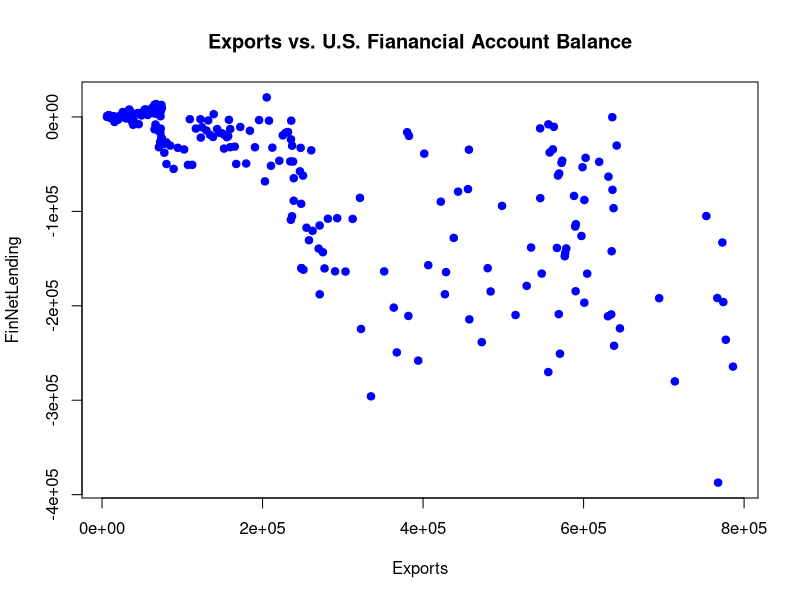
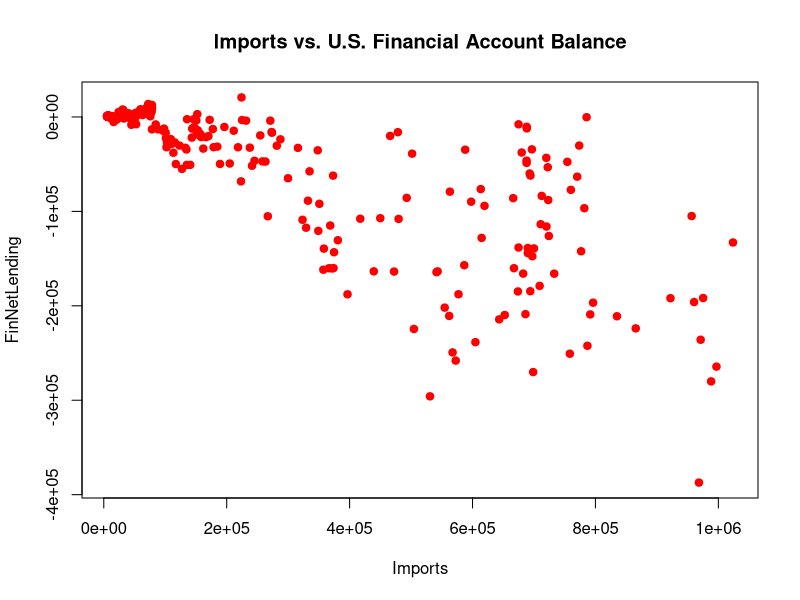
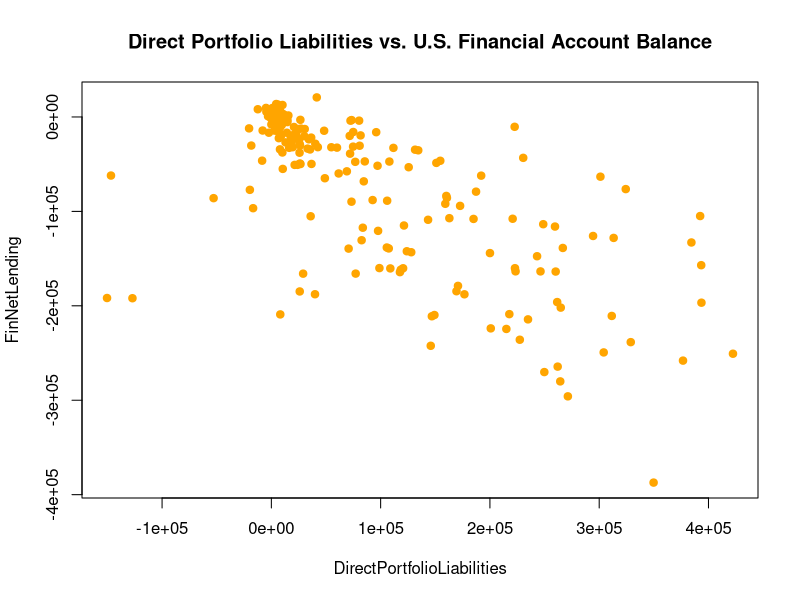
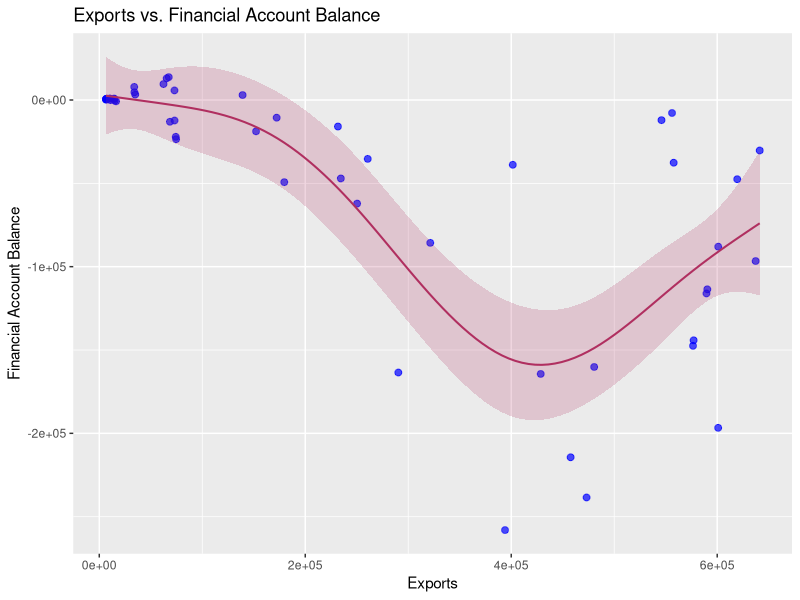
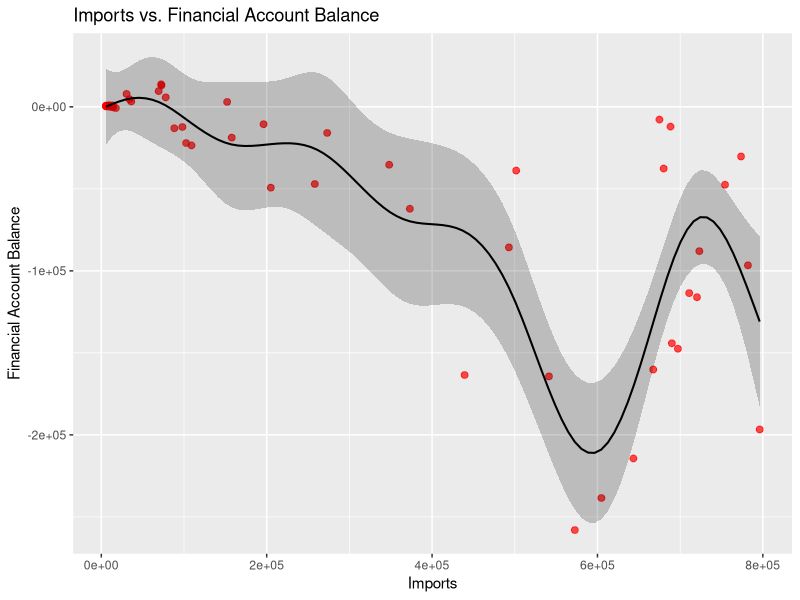
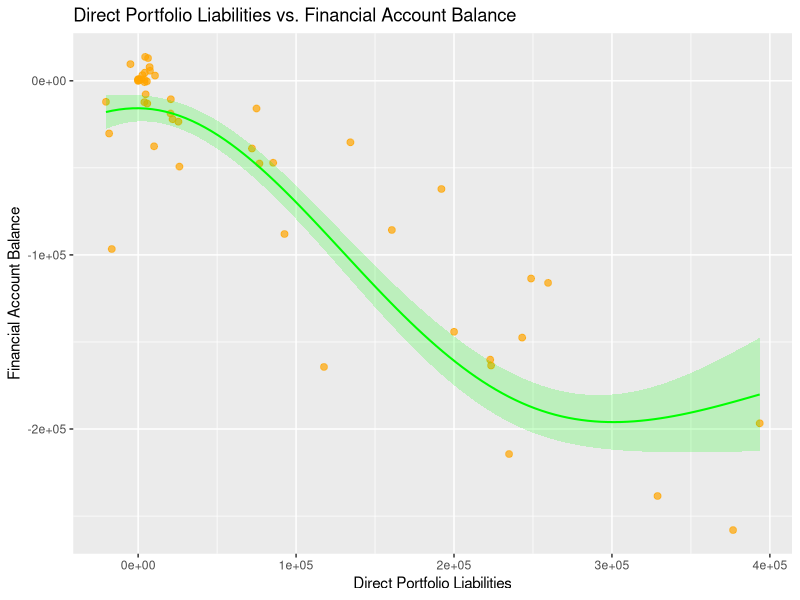
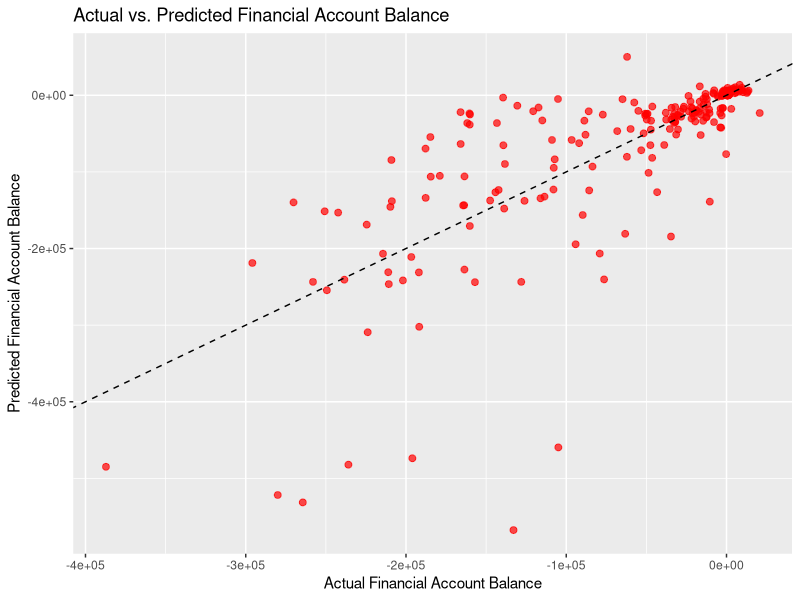
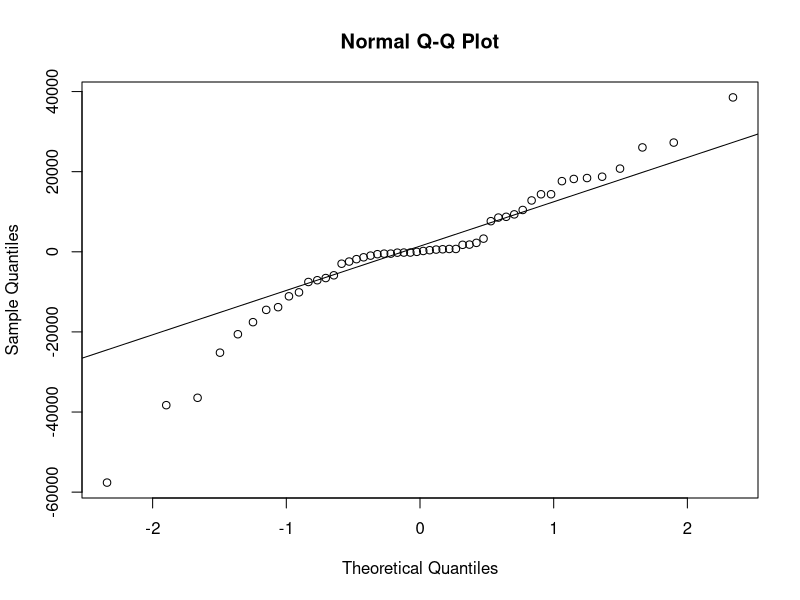

Reproduce these figures in R, in order.
## ---- chunk 1
knitr::opts_chunk$set(echo = TRUE)
## ---- chunk 2
FinanceData <- read.csv("FinanceData.csv")
names(FinanceData)
## ---- chunk 3
plot(FinNetLending~Exports, data=FinanceData, main='Exports vs. U.S. Fianancial Account Balance', pch=19, col='blue')
plot(FinNetLending~Imports, data=FinanceData, main='Imports vs. U.S. Financial Account Balance', pch=19, col='red')
plot(FinNetLending~DirectPortfolioLiabilities, data=FinanceData, main='Direct Portfolio Liabilities vs. U.S. Financial Account Balance', pch=19, col='orange')
## ---- chunk 4
set.seed(123)
trainIndices <- sample(1:nrow(FinanceData), size = 0.6 * nrow(FinanceData)) # Taking sample of 60% of data for training
trainData <- FinanceData[trainIndices, ]
remainingIndices <- setdiff(1:nrow(FinanceData), trainIndices)
validationIndices <- sample(remainingIndices, size = 0.5 * length(remainingIndices)) # 20% sample for validation 
validationData <- FinanceData[validationIndices, ]
testIndices <- setdiff(remainingIndices, validationIndices) # 20% sample for testing
testData <- FinanceData[testIndices, ]
## ---- chunk 5
suppressPackageStartupMessages(library(mgcv))
suppressWarnings(suppressPackageStartupMessages(library(mgcv)))
library(mgcv)
fullGam <- gam(FinNetLending ~ s(Exports) + s(Imports) + s(DirectPortfolioLiabilities) + s(Period) + s(DirectInvestmentLiabilities) + s(DirectInvestmentLiabilities) + s(ReserveAssets) + s(DirectInvestmentAssets), data=trainData)
reducedGam1 <- gam(FinNetLending ~ s(Exports) + s(Imports) + s(DirectInvestmentAssets) + s(DirectPortfolioLiabilities), data=trainData)
finalReducedGam<- gam(FinNetLending ~ s(Exports) + s(Imports) + s(DirectPortfolioLiabilities), data=trainData)
summary(finalReducedGam)
## ---- chunk 6
library(Metrics)
validationGam <- gam(FinNetLending ~ s(Exports, k=6) + s(Imports, k=9) + s(DirectPortfolioLiabilities, k=4), data=validationData)
summary(validationGam)
validationPrediction <- predict(validationGam, newdata=validationData)
rmse(validationData$FinNetLending, validationPrediction)
## ---- chunk 7
testGam <- gam(FinNetLending ~ s(Exports, k=6) + s(Imports, k=9) + s(DirectPortfolioLiabilities, k=4), data=testData)
summary(testGam)
testPrediction <- predict(testGam, newdata=testData)
rmse(testData$FinNetLending, testPrediction)
## ---- chunk 8
library(ggplot2)
exportsGam <- gam(FinNetLending ~ s(Exports, k=6), data=testData)
exportSeq <- data.frame(Exports = seq(min(testData$Exports), max(testData$Exports), length.out = 100)) # Creates range of values from min to max of Exports to use to predict values of 'FinNetLending' 
exportSeq$FinNetLending <- predict(exportsGam, newdata = exportSeq, type = "response")
predictions <- predict(exportsGam, newdata = exportSeq, type = "response", se.fit = TRUE) # calculate standard errors
exportSeq$fit <- predictions$fit
exportSeq$lower <- predictions$fit - 1.96 * predictions$se.fit # Making 95% confidence interval
exportSeq$upper <- predictions$fit + 1.96 * predictions$se.fit
plot1 <- ggplot(testData, aes(x = Exports, y = FinNetLending)) + 
  geom_point(color = "blue", alpha = 0.7, size = 2) +  
  geom_line(data = exportSeq, aes(x = Exports, y = fit), color = "maroon", linewidth = 0.7) + 
  geom_ribbon(data = exportSeq, aes(x = Exports, ymin = lower, ymax = upper), fill = "maroon", alpha = 0.2) + 
  labs(title = "Exports vs. Financial Account Balance", 
        x = "Exports", 
        y = "Financial Account Balance")
plot1
## ---- chunk 9
importsGam <- gam(FinNetLending ~ s(Imports, k=9), data=testData)
exportSeq <- data.frame(Imports = seq(min(testData$Imports), max(testData$Imports), length.out = 100))
exportSeq$FinNetLending <- predict(importsGam,, newdata = exportSeq)
predictions <- predict(importsGam, newdata = exportSeq, type = "response", se.fit = TRUE)
exportSeq$fit <- predictions$fit
exportSeq$lower <- predictions$fit - 1.96 * predictions$se.fit # Making 95% confidence interval
exportSeq$upper <- predictions$fit + 1.96 * predictions$se.fit
plot2 <- ggplot(testData, aes(x = Imports, y = FinNetLending)) + 
  geom_point(color = "red", alpha = 0.7, size = 2) +  
  geom_line(data = exportSeq, aes(x = Imports, y = fit), color = "black", linewidth = 0.7) + 
  geom_ribbon(data = exportSeq, aes(x = Imports, ymin = lower, ymax = upper), fill = "black", alpha = 0.2) + 
  labs(title = "Imports vs. Financial Account Balance", 
        x = "Imports", 
        y = "Financial Account Balance")
plot2
## ---- chunk 10
portfolioGam <- gam(FinNetLending ~ s(DirectPortfolioLiabilities, k=4), data = FinanceData)
exportSeq <- data.frame(DirectPortfolioLiabilities = seq(min(testData$DirectPortfolioLiabilities), 
                                                        max(testData$DirectPortfolioLiabilities), length.out = 100))
exportSeq$FinNetLending <- predict(portfolioGam, newdata = exportSeq, type = "response")
predictions <- predict(portfolioGam, newdata = exportSeq, type = "response", se.fit = TRUE)
exportSeq$fit <- predictions$fit
exportSeq$lower <- predictions$fit - 1.96 * predictions$se.fit # Making 95% confidence interval
exportSeq$upper <- predictions$fit + 1.96 * predictions$se.fit
plot3 <- ggplot(testData, aes(x = DirectPortfolioLiabilities, y = FinNetLending)) + 
  geom_point(color = "orange", alpha = 0.7, size = 2) +  
  geom_line(data = exportSeq, aes(x = DirectPortfolioLiabilities, y = fit), color = "green", linewidth = 0.7) + 
  geom_ribbon(data = exportSeq, aes(x = DirectPortfolioLiabilities, ymin = lower, ymax = upper), fill = "green", alpha = 0.2) + 
  labs(title = "Direct Portfolio Liabilities vs. Financial Account Balance", 
        x = "Direct Portfolio Liabilities", 
        y = "Financial Account Balance")
plot3
## ---- chunk 11
testPrediction <- predict(testGam, newdata = FinanceData)
comparisonData <- data.frame(Actual = FinanceData$FinNetLending, Predicted = testPrediction)
finalPlot <- ggplot(comparisonData, aes(x = Actual, y = Predicted)) +
  geom_point(color = "red", alpha = 0.7, size = 2) +  
  geom_abline(slope = 1, intercept = 0, color = "black", linetype = "dashed") + 
  labs(title = "Actual vs. Predicted Financial Account Balance",
        x = "Actual Financial Account Balance",
        y = "Predicted Financial Account Balance") 
finalPlot
## ---- chunk 12
qqnorm(resid(testGam))
qqline(resid(testGam))
## ---- chunk 13
plot(fitted(testGam), resid(testGam), main="Residuals vs. Fitted", xlab="Fitted Values", ylab="Residuals")
abline(h=0)
